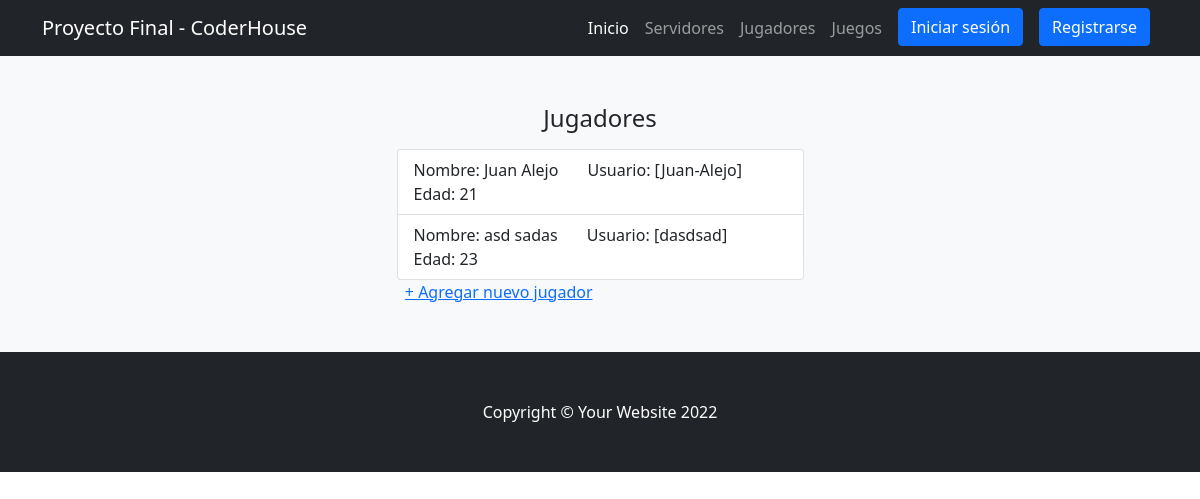
Before: /app/jugadores/ with the older database file.
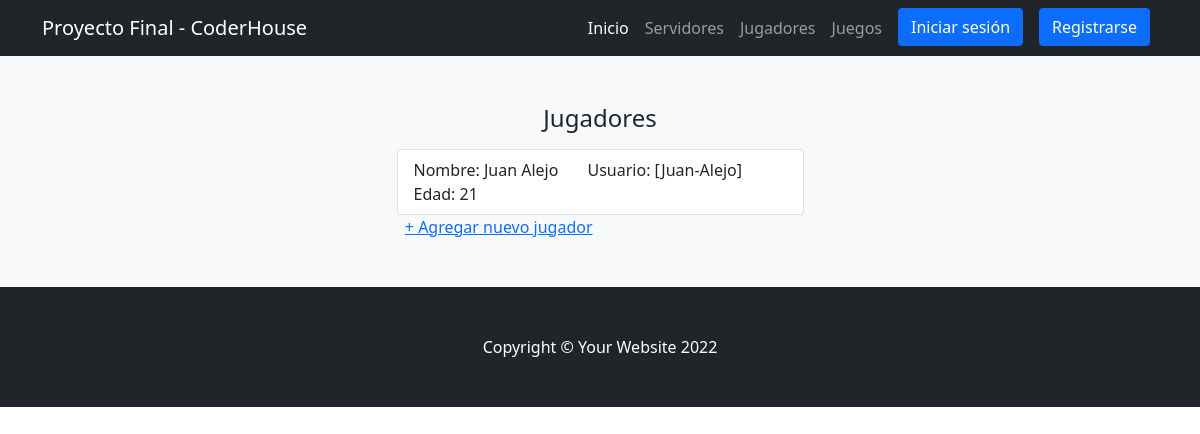
After: the same page with the newer database file.
### ProyectoFinalApp/models.py (models this page shows)
class Jugador(models.Model):
    nombre = models.CharField(max_length = 20)
    apellido = models.CharField(max_length = 20)
    edad = models.IntegerField()
    usuario = models.CharField(max_length = 25)
    class Meta:
        verbose_name_plural = "Jugadores"

### ProyectoFinalApp/views.py (the view)
# urls.py: path('jugadores/', jugadores, name= "jugadores"),
def jugadores(request):
    jugadores = Jugador.objects.all()
    return render(request,"ProyectoFinalApp/jugadores.html",{"jugadores":jugadores})

### ProyectoFinalApp/templates/ProyectoFinalApp/jugadores.html (shortened to what this page needs)
{% extends 'ProyectoFinalApp/base.html' %}
{% load static %}
{% block contenidoPagina %}
<section class="bg-light py-5">
    <div class="container px-5">
        <div class="row gx-5 justify-content-center">
            <div class="col-lg-5">
                <h4><p style="text-align:center">Jugadores</p></h4>
                <ul class="list-group">
                    {% for jugador in jugadores %}
                        <li class="list-group-item d-flex justify-content-between align-items-start">
                            Nombre: {{jugador.nombre}} {{jugador.apellido}}
                            &nbsp &nbsp &nbsp
                            Usuario: [{{jugador.usuario}}]
                            &nbsp &nbsp &nbsp
                            Edad: {{jugador.edad}}
                        </li>
                    {% endfor %}
                </ul>
                &nbsp&nbsp<a href="{% url 'crearJugador' %}">+ Agregar nuevo jugador</a>
            </div>
        </div>
    </div>
</section>
{% endblock %}

Changed rows visible on the page:
removed Jugador: nombre "asd", apellido "sadas", usuario "dasdsad", edad "23"
